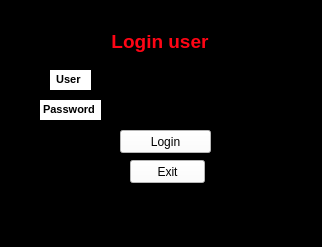
<?xml version="1.0" encoding="UTF-8"?>
<ui version="4.0">
 <class>Login</class>
 <widget class="QMainWindow" name="Login">
  <property name="geometry">
   <rect>
    <x>0</x>
    <y>0</y>
    <width>322</width>
    <height>247</height>
   </rect>
  </property>
  <property name="windowTitle">
   <string>Login</string>
  </property>
  <property name="styleSheet">
   <string notr="true">background-color:rgb(0, 0, 0)</string>
  </property>
  <widget class="QWidget" name="centralwidget">
   <widget class="QPushButton" name="Ex_bt">
    <property name="geometry">
     <rect>
      <x>130</x>
      <y>160</y>
      <width>75</width>
      <height>23</height>
     </rect>
    </property>
    <property name="styleSheet">
     <string notr="true">background:rgb(255, 255, 255)</string>
    </property>
    <property name="text">
     <string>Exit</string>
    </property>
   </widget>
   <widget class="QLineEdit" name="user_edit">
    <property name="geometry">
     <rect>
      <x>110</x>
      <y>70</y>
      <width>116</width>
      <height>20</height>
     </rect>
    </property>
    <property name="palette">
     <palette>
      <active>
       <colorrole role="WindowText">
        <brush brushstyle="SolidPattern">
         <color alpha="255">
          <red>0</red>
          <green>0</green>
          <blue>0</blue>
         </color>
        </brush>
       </colorrole>
       <colorrole role="Button">
        <brush brushstyle="SolidPattern">
         <color alpha="255">
          <red>255</red>
          <green>255</green>
          <blue>255</blue>
         </color>
        </brush>
       </colorrole>
       <colorrole role="Light">
        <brush brushstyle="SolidPattern">
         <color alpha="255">
          <red>255</red>
          <green>255</green>
          <blue>255</blue>
         </color>
        </brush>
       </colorrole>
       <colorrole role="Midlight">
        <brush brushstyle="SolidPattern">
         <color alpha="255">
          <red>255</red>
          <green>255</green>
          <blue>255</blue>
         </color>
        </brush>
       </colorrole>
       <colorrole role="Dark">
        <brush brushstyle="SolidPattern">
         <color alpha="255">
          <red>127</red>
          <green>127</green>
          <blue>127</blue>
         </color>
        </brush>
       </colorrole>
       <colorrole role="Mid">
        <brush brushstyle="SolidPattern">
         <color alpha="255">
          <red>170</red>
          <green>170</green>
          <blue>170</blue>
         </color>
        </brush>
       </colorrole>
       <colorrole role="Text">
        <brush brushstyle="SolidPattern">
         <color alpha="255">
          <red>255</red>
          <green>255</green>
          <blue>255</blue>
         </color>
        </brush>
       </colorrole>
       <colorrole role="BrightText">
        <brush brushstyle="SolidPattern">
         <color alpha="255">
          <red>255</red>
          <green>255</green>
          <blue>255</blue>
         </color>
        </brush>
       </colorrole>
       <colorrole role="ButtonText">
        <brush brushstyle="SolidPattern">
         <color alpha="255">
          <red>0</red>
          <green>0</green>
          <blue>0</blue>
         </color>
        </brush>
       </colorrole>
       <colorrole role="Base">
        <brush brushstyle="SolidPattern">
         <color alpha="255">
          <red>255</red>
          <green>255</green>
          <blue>255</blue>
         </color>
        </brush>
       </colorrole>
       <colorrole role="Window">
        <brush brushstyle="SolidPattern">
         <color alpha="255">
          <red>255</red>
          <green>255</green>
          <blue>255</blue>
         </color>
        </brush>
       </colorrole>
       <colorrole role="Shadow">
        <brush brushstyle="SolidPattern">
         <color alpha="255">
          <red>0</red>
          <green>0</green>
          <blue>0</blue>
         </color>
        </brush>
       </colorrole>
       <colorrole role="AlternateBase">
        <brush brushstyle="SolidPattern">
         <color alpha="255">
          <red>255</red>
          <green>255</green>
          <blue>255</blue>
         </color>
        </brush>
       </colorrole>
       <colorrole role="ToolTipBase">
        <brush brushstyle="SolidPattern">
         <color alpha="255">
          <red>255</red>
          <green>255</green>
          <blue>220</blue>
         </color>
        </brush>
       </colorrole>
       <colorrole role="ToolTipText">
        <brush brushstyle="SolidPattern">
         <color alpha="255">
          <red>0</red>
          <green>0</green>
          <blue>0</blue>
         </color>
        </brush>
       </colorrole>
      </active>
      <inactive>
       <colorrole role="WindowText">
        <brush brushstyle="SolidPattern">
         <color alpha="255">
          <red>0</red>
          <green>0</green>
          <blue>0</blue>
         </color>
        </brush>
       </colorrole>
       <colorrole role="Button">
        <brush brushstyle="SolidPattern">
         <color alpha="255">
          <red>255</red>
          <green>255</green>
          <blue>255</blue>
         </color>
        </brush>
       </colorrole>
       <colorrole role="Light">
        <brush brushstyle="SolidPattern">
         <color alpha="255">
          <red>255</red>
          <green>255</green>
          <blue>255</blue>
         </color>
        </brush>
       </colorrole>
       <colorrole role="Midlight">
        <brush brushstyle="SolidPattern">
         <color alpha="255">
          <red>255</red>
          <green>255</green>
          <blue>255</blue>
         </color>
        </brush>
       </colorrole>
       <colorrole role="Dark">
        <brush brushstyle="SolidPattern">
         <color alpha="255">
          <red>127</red>
          <green>127</green>
          <blue>127</blue>
         </color>
        </brush>
       </colorrole>
       <colorrole role="Mid">
        <brush brushstyle="SolidPattern">
         <color alpha="255">
          <red>170</red>
          <green>170</green>
          <blue>170</blue>
         </color>
        </brush>
       </colorrole>
       <colorrole role="Text">
        <brush brushstyle="SolidPattern">
         <color alpha="255">
          <red>255</red>
          <green>255</green>
          <blue>255</blue>
         </color>
        </brush>
       </colorrole>
       <colorrole role="BrightText">
        <brush brushstyle="SolidPattern">
         <color alpha="255">
          <red>255</red>
          <green>255</green>
          <blue>255</blue>
         </color>
        </brush>
       </colorrole>
       <colorrole role="ButtonText">
        <brush brushstyle="SolidPattern">
         <color alpha="255">
          <red>0</red>
          <green>0</green>
          <blue>0</blue>
         </color>
        </brush>
       </colorrole>
       <colorrole role="Base">
        <brush brushstyle="SolidPattern">
         <color alpha="255">
          <red>255</red>
          <green>255</green>
          <blue>255</blue>
         </color>
        </brush>
       </colorrole>
       <colorrole role="Window">
        <brush brushstyle="SolidPattern">
         <color alpha="255">
          <red>255</red>
          <green>255</green>
          <blue>255</blue>
         </color>
        </brush>
       </colorrole>
       <colorrole role="Shadow">
        <brush brushstyle="SolidPattern">
         <color alpha="255">
          <red>0</red>
          <green>0</green>
          <blue>0</blue>
         </color>
        </brush>
       </colorrole>
       <colorrole role="AlternateBase">
        <brush brushstyle="SolidPattern">
         <color alpha="255">
          <red>255</red>
          <green>255</green>
          <blue>255</blue>
         </color>
        </brush>
       </colorrole>
       <colorrole role="ToolTipBase">
        <brush brushstyle="SolidPattern">
         <color alpha="255">
          <red>255</red>
          <green>255</green>
          <blue>220</blue>
         </color>
        </brush>
       </colorrole>
       <colorrole role="ToolTipText">
        <brush brushstyle="SolidPattern">
         <color alpha="255">
          <red>0</red>
          <green>0</green>
          <blue>0</blue>
         </color>
        </brush>
       </colorrole>
      </inactive>
      <disabled>
       <colorrole role="WindowText">
        <brush brushstyle="SolidPattern">
         <color alpha="255">
          <red>127</red>
          <green>127</green>
          <blue>127</blue>
         </color>
        </brush>
       </colorrole>
       <colorrole role="Button">
        <brush brushstyle="SolidPattern">
         <color alpha="255">
          <red>255</red>
          <green>255</green>
          <blue>255</blue>
         </color>
        </brush>
       </colorrole>
       <colorrole role="Light">
        <brush brushstyle="SolidPattern">
         <color alpha="255">
          <red>255</red>
          <green>255</green>
          <blue>255</blue>
         </color>
        </brush>
       </colorrole>
       <colorrole role="Midlight">
        <brush brushstyle="SolidPattern">
         <color alpha="255">
          <red>255</red>
          <green>255</green>
          <blue>255</blue>
         </color>
        </brush>
       </colorrole>
       <colorrole role="Dark">
        <brush brushstyle="SolidPattern">
         <color alpha="255">
          <red>127</red>
          <green>127</green>
          <blue>127</blue>
         </color>
        </brush>
       </colorrole>
       <colorrole role="Mid">
        <brush brushstyle="SolidPattern">
         <color alpha="255">
          <red>170</red>
          <green>170</green>
          <blue>170</blue>
         </color>
        </brush>
       </colorrole>
       <colorrole role="Text">
        <brush brushstyle="SolidPattern">
         <color alpha="255">
          <red>127</red>
          <green>127</green>
          <blue>127</blue>
         </color>
        </brush>
       </colorrole>
       <colorrole role="BrightText">
        <brush brushstyle="SolidPattern">
         <color alpha="255">
          <red>255</red>
          <green>255</green>
          <blue>255</blue>
         </color>
        </brush>
       </colorrole>
       <colorrole role="ButtonText">
        <brush brushstyle="SolidPattern">
         <color alpha="255">
          <red>127</red>
          <green>127</green>
          <blue>127</blue>
         </color>
        </brush>
       </colorrole>
       <colorrole role="Base">
        <brush brushstyle="SolidPattern">
         <color alpha="255">
          <red>255</red>
          <green>255</green>
          <blue>255</blue>
         </color>
        </brush>
       </colorrole>
       <colorrole role="Window">
        <brush brushstyle="SolidPattern">
         <color alpha="255">
          <red>255</red>
          <green>255</green>
          <blue>255</blue>
         </color>
        </brush>
       </colorrole>
       <colorrole role="Shadow">
        <brush brushstyle="SolidPattern">
         <color alpha="255">
          <red>0</red>
          <green>0</green>
          <blue>0</blue>
         </color>
        </brush>
       </colorrole>
       <colorrole role="AlternateBase">
        <brush brushstyle="SolidPattern">
         <color alpha="255">
          <red>255</red>
          <green>255</green>
          <blue>255</blue>
         </color>
        </brush>
       </colorrole>
       <colorrole role="ToolTipBase">
        <brush brushstyle="SolidPattern">
         <color alpha="255">
          <red>255</red>
          <green>255</green>
          <blue>220</blue>
         </color>
        </brush>
       </colorrole>
       <colorrole role="ToolTipText">
        <brush brushstyle="SolidPattern">
         <color alpha="255">
          <red>0</red>
          <green>0</green>
          <blue>0</blue>
         </color>
        </brush>
       </colorrole>
      </disabled>
     </palette>
    </property>
   </widget>
   <widget class="QLineEdit" name="pass_edit">
    <property name="geometry">
     <rect>
      <x>110</x>
      <y>100</y>
      <width>116</width>
      <height>20</height>
     </rect>
    </property>
    <property name="palette">
     <palette>
      <active>
       <colorrole role="WindowText">
        <brush brushstyle="SolidPattern">
         <color alpha="255">
          <red>255</red>
          <green>255</green>
          <blue>255</blue>
         </color>
        </brush>
       </colorrole>
       <colorrole role="Button">
        <brush brushstyle="SolidPattern">
         <color alpha="255">
          <red>0</red>
          <green>0</green>
          <blue>0</blue>
         </color>
        </brush>
       </colorrole>
       <colorrole role="Text">
        <brush brushstyle="SolidPattern">
         <color alpha="255">
          <red>255</red>
          <green>255</green>
          <blue>255</blue>
         </color>
        </brush>
       </colorrole>
       <colorrole role="Base">
        <brush brushstyle="SolidPattern">
         <color alpha="255">
          <red>0</red>
          <green>0</green>
          <blue>0</blue>
         </color>
        </brush>
       </colorrole>
       <colorrole role="Window">
        <brush brushstyle="SolidPattern">
         <color alpha="255">
          <red>0</red>
          <green>0</green>
          <blue>0</blue>
         </color>
        </brush>
       </colorrole>
      </active>
      <inactive>
       <colorrole role="WindowText">
        <brush brushstyle="SolidPattern">
         <color alpha="255">
          <red>255</red>
          <green>255</green>
          <blue>255</blue>
         </color>
        </brush>
       </colorrole>
       <colorrole role="Button">
        <brush brushstyle="SolidPattern">
         <color alpha="255">
          <red>0</red>
          <green>0</green>
          <blue>0</blue>
         </color>
        </brush>
       </colorrole>
       <colorrole role="Text">
        <brush brushstyle="SolidPattern">
         <color alpha="255">
          <red>255</red>
          <green>255</green>
          <blue>255</blue>
         </color>
        </brush>
       </colorrole>
       <colorrole role="Base">
        <brush brushstyle="SolidPattern">
         <color alpha="255">
          <red>0</red>
          <green>0</green>
          <blue>0</blue>
         </color>
        </brush>
       </colorrole>
       <colorrole role="Window">
        <brush brushstyle="SolidPattern">
         <color alpha="255">
          <red>0</red>
          <green>0</green>
          <blue>0</blue>
         </color>
        </brush>
       </colorrole>
      </inactive>
      <disabled>
       <colorrole role="WindowText">
        <brush brushstyle="SolidPattern">
         <color alpha="255">
          <red>120</red>
          <green>120</green>
          <blue>120</blue>
         </color>
        </brush>
       </colorrole>
       <colorrole role="Button">
        <brush brushstyle="SolidPattern">
         <color alpha="255">
          <red>0</red>
          <green>0</green>
          <blue>0</blue>
         </color>
        </brush>
       </colorrole>
       <colorrole role="Text">
        <brush brushstyle="SolidPattern">
         <color alpha="255">
          <red>120</red>
          <green>120</green>
          <blue>120</blue>
         </color>
        </brush>
       </colorrole>
       <colorrole role="Base">
        <brush brushstyle="SolidPattern">
         <color alpha="255">
          <red>0</red>
          <green>0</green>
          <blue>0</blue>
         </color>
        </brush>
       </colorrole>
       <colorrole role="Window">
        <brush brushstyle="SolidPattern">
         <color alpha="255">
          <red>0</red>
          <green>0</green>
          <blue>0</blue>
         </color>
        </brush>
       </colorrole>
      </disabled>
     </palette>
    </property>
   </widget>
   <widget class="QLabel" name="label_pass">
    <property name="geometry">
     <rect>
      <x>40</x>
      <y>100</y>
      <width>61</width>
      <height>20</height>
     </rect>
    </property>
    <property name="styleSheet">
     <string notr="true">background:rgb(255, 255, 255)</string>
    </property>
    <property name="text">
     <string>&lt;!DOCTYPE HTML PUBLIC &quot;-//W3C//DTD HTML 4.0//EN&quot; &quot;http://www.w3.org/TR/REC-html40/strict.dtd&quot;&gt;
&lt;html&gt;&lt;head&gt;&lt;meta name=&quot;qrichtext&quot; content=&quot;1&quot; /&gt;&lt;style type=&quot;text/css&quot;&gt;
p, li { white-space: pre-wrap; }
&lt;/style&gt;&lt;/head&gt;&lt;body style=&quot; font-family:'MS Shell Dlg 2'; font-size:8pt; font-weight:400; font-style:normal;&quot;&gt;
&lt;p style=&quot; margin-top:12px; margin-bottom:12px; margin-left:0px; margin-right:0px; -qt-block-indent:0; text-indent:0px;&quot;&gt;&lt;span style=&quot; font-weight:600;&quot;&gt; Password&lt;/span&gt;&lt;/p&gt;&lt;/body&gt;&lt;/html&gt;</string>
    </property>
   </widget>
   <widget class="QLabel" name="label_Head">
    <property name="geometry">
     <rect>
      <x>110</x>
      <y>30</y>
      <width>100</width>
      <height>23</height>
     </rect>
    </property>
    <property name="palette">
     <palette>
      <active>
       <colorrole role="Button">
        <brush brushstyle="SolidPattern">
         <color alpha="255">
          <red>0</red>
          <green>0</green>
          <blue>0</blue>
         </color>
        </brush>
       </colorrole>
       <colorrole role="Base">
        <brush brushstyle="SolidPattern">
         <color alpha="255">
          <red>0</red>
          <green>0</green>
          <blue>0</blue>
         </color>
        </brush>
       </colorrole>
       <colorrole role="Window">
        <brush brushstyle="SolidPattern">
         <color alpha="255">
          <red>0</red>
          <green>0</green>
          <blue>0</blue>
         </color>
        </brush>
       </colorrole>
      </active>
      <inactive>
       <colorrole role="Button">
        <brush brushstyle="SolidPattern">
         <color alpha="255">
          <red>0</red>
          <green>0</green>
          <blue>0</blue>
         </color>
        </brush>
       </colorrole>
       <colorrole role="Base">
        <brush brushstyle="SolidPattern">
         <color alpha="255">
          <red>0</red>
          <green>0</green>
          <blue>0</blue>
         </color>
        </brush>
       </colorrole>
       <colorrole role="Window">
        <brush brushstyle="SolidPattern">
         <color alpha="255">
          <red>0</red>
          <green>0</green>
          <blue>0</blue>
         </color>
        </brush>
       </colorrole>
      </inactive>
      <disabled>
       <colorrole role="Button">
        <brush brushstyle="SolidPattern">
         <color alpha="255">
          <red>0</red>
          <green>0</green>
          <blue>0</blue>
         </color>
        </brush>
       </colorrole>
       <colorrole role="Base">
        <brush brushstyle="SolidPattern">
         <color alpha="255">
          <red>0</red>
          <green>0</green>
          <blue>0</blue>
         </color>
        </brush>
       </colorrole>
       <colorrole role="Window">
        <brush brushstyle="SolidPattern">
         <color alpha="255">
          <red>0</red>
          <green>0</green>
          <blue>0</blue>
         </color>
        </brush>
       </colorrole>
      </disabled>
     </palette>
    </property>
    <property name="whatsThis">
     <string>&lt;html&gt;&lt;head/&gt;&lt;body&gt;&lt;p&gt;&lt;span style=&quot; font-size:10pt;&quot;&gt;LOGIN&lt;/span&gt;&lt;/p&gt;&lt;p&gt;&lt;br/&gt;&lt;/p&gt;&lt;/body&gt;&lt;/html&gt;</string>
    </property>
    <property name="styleSheet">
     <string notr="true">Text : rgb(255, 255, 255)</string>
    </property>
    <property name="text">
     <string>&lt;html&gt;&lt;head/&gt;&lt;body&gt;&lt;p align=&quot;center&quot;&gt;&lt;span style=&quot; font-size:14pt; font-weight:600; color:#ff0515;&quot;&gt;Login user&lt;/span&gt;&lt;/p&gt;&lt;/body&gt;&lt;/html&gt;</string>
    </property>
   </widget>
   <widget class="QPushButton" name="login_bt">
    <property name="enabled">
     <bool>true</bool>
    </property>
    <property name="geometry">
     <rect>
      <x>120</x>
      <y>130</y>
      <width>91</width>
      <height>23</height>
     </rect>
    </property>
    <property name="palette">
     <palette>
      <active>
       <colorrole role="Button">
        <brush brushstyle="SolidPattern">
         <color alpha="255">
          <red>255</red>
          <green>255</green>
          <blue>255</blue>
         </color>
        </brush>
       </colorrole>
       <colorrole role="Base">
        <brush brushstyle="SolidPattern">
         <color alpha="255">
          <red>255</red>
          <green>255</green>
          <blue>255</blue>
         </color>
        </brush>
       </colorrole>
       <colorrole role="Window">
        <brush brushstyle="SolidPattern">
         <color alpha="255">
          <red>255</red>
          <green>255</green>
          <blue>255</blue>
         </color>
        </brush>
       </colorrole>
      </active>
      <inactive>
       <colorrole role="Button">
        <brush brushstyle="SolidPattern">
         <color alpha="255">
          <red>255</red>
          <green>255</green>
          <blue>255</blue>
         </color>
        </brush>
       </colorrole>
       <colorrole role="Base">
        <brush brushstyle="SolidPattern">
         <color alpha="255">
          <red>255</red>
          <green>255</green>
          <blue>255</blue>
         </color>
        </brush>
       </colorrole>
       <colorrole role="Window">
        <brush brushstyle="SolidPattern">
         <color alpha="255">
          <red>255</red>
          <green>255</green>
          <blue>255</blue>
         </color>
        </brush>
       </colorrole>
      </inactive>
      <disabled>
       <colorrole role="Button">
        <brush brushstyle="SolidPattern">
         <color alpha="255">
          <red>255</red>
          <green>255</green>
          <blue>255</blue>
         </color>
        </brush>
       </colorrole>
       <colorrole role="Base">
        <brush brushstyle="SolidPattern">
         <color alpha="255">
          <red>255</red>
          <green>255</green>
          <blue>255</blue>
         </color>
        </brush>
       </colorrole>
       <colorrole role="Window">
        <brush brushstyle="SolidPattern">
         <color alpha="255">
          <red>255</red>
          <green>255</green>
          <blue>255</blue>
         </color>
        </brush>
       </colorrole>
      </disabled>
     </palette>
    </property>
    <property name="focusPolicy">
     <enum>Qt::ClickFocus</enum>
    </property>
    <property name="styleSheet">
     <string notr="true">background:rgb(255, 255, 255)</string>
    </property>
    <property name="text">
     <string>Login</string>
    </property>
   </widget>
   <widget class="QLabel" name="label_user">
    <property name="geometry">
     <rect>
      <x>50</x>
      <y>70</y>
      <width>41</width>
      <height>20</height>
     </rect>
    </property>
    <property name="styleSheet">
     <string notr="true">background:rgb(255, 255, 255)</string>
    </property>
    <property name="text">
     <string>&lt;!DOCTYPE HTML PUBLIC &quot;-//W3C//DTD HTML 4.0//EN&quot; &quot;http://www.w3.org/TR/REC-html40/strict.dtd&quot;&gt;
&lt;html&gt;&lt;head&gt;&lt;meta name=&quot;qrichtext&quot; content=&quot;1&quot; /&gt;&lt;style type=&quot;text/css&quot;&gt;
p, li { white-space: pre-wrap; }
&lt;/style&gt;&lt;/head&gt;&lt;body style=&quot; font-family:'MS Shell Dlg 2'; font-size:8pt; font-weight:400; font-style:normal;&quot;&gt;
&lt;p style=&quot; margin-top:12px; margin-bottom:12px; margin-left:0px; margin-right:0px; -qt-block-indent:0; text-indent:0px;&quot;&gt;&lt;span style=&quot; font-weight:600;&quot;&gt;  User&lt;/span&gt;&lt;/p&gt;&lt;/body&gt;&lt;/html&gt;</string>
    </property>
   </widget>
  </widget>
  <widget class="QMenuBar" name="menubar">
   <property name="geometry">
    <rect>
     <x>0</x>
     <y>0</y>
     <width>322</width>
     <height>22</height>
    </rect>
   </property>
   <property name="autoFillBackground">
    <bool>false</bool>
   </property>
   <property name="nativeMenuBar">
    <bool>false</bool>
   </property>
  </widget>
  <widget class="QStatusBar" name="statusbar"/>
 </widget>
 <tabstops>
  <tabstop>Ex_bt</tabstop>
 </tabstops>
 <resources/>
 <connections/>
</ui>
